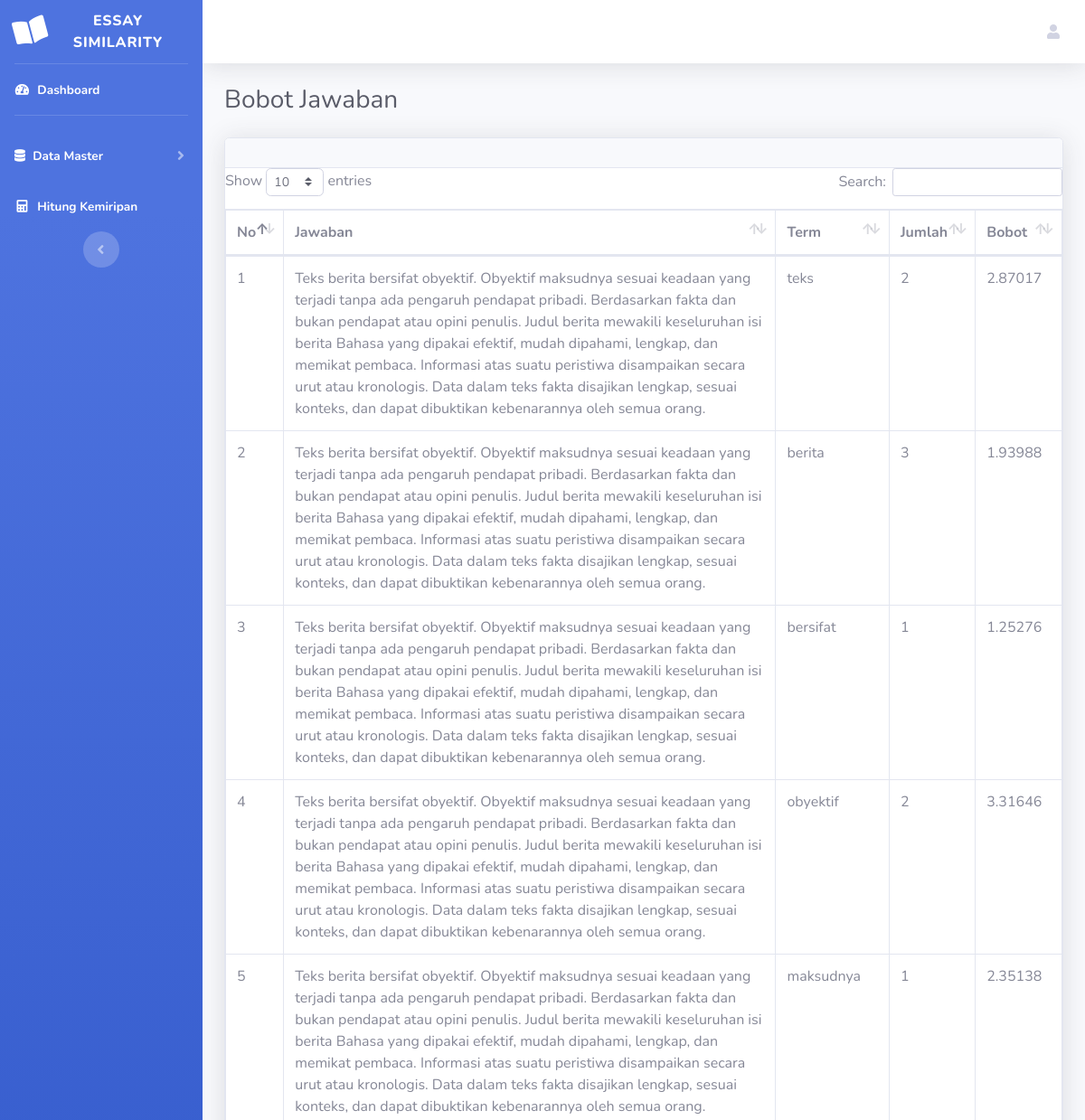
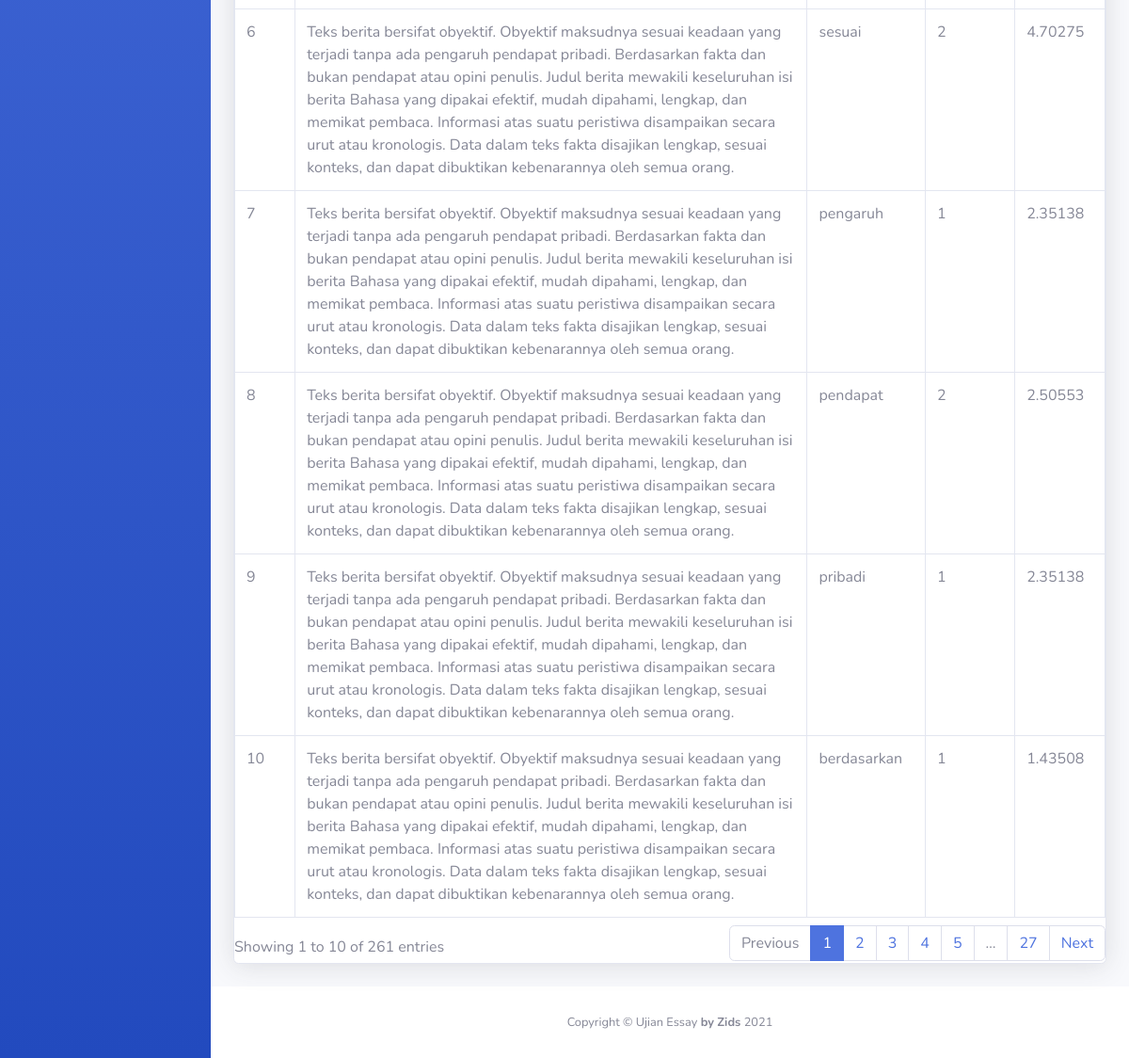
The page /textmining/bobotjawaban.php (signed in) on the database its author committed (2 pictures, top to bottom).
### tables this page shows
CREATE TABLE `tbindex` (
  `Id` int(11) NOT NULL,
  `Term` varchar(50) NOT NULL,
  `id_jawaban` int(11) NOT NULL,
  `jumlah` int(11) NOT NULL,
  `bobot` float NOT NULL
);

CREATE TABLE `jawaban` (
  `id_jawaban` int(10) NOT NULL,
  `jawaban` text NOT NULL,
  `nis` int(10) NOT NULL,
  `id_soal` int(10) NOT NULL
);

### textmining/bobotjawaban.php (the view)
<?php include("../koneksi/koneksi.php") ?>
<?php include("../head.php") ?>
<?php include("../body.php") ?>
<div class="container-fluid">
    <h1 class="h3 mb-4 text-gray-800">Bobot Jawaban</h1>
    <div class="card shadow mb-4">
        <div class="card-header py-3">
        </div>
        <div class="table-responsive">
            <table class="table table-bordered" id="dataTable" width="100%" cellspacing="0">
                <thead>
                    <tr>
                        <th>No</th>
                        <th>Jawaban</th>
                        <th>Term</th>
                        <th>Jumlah</th>
                        <th>Bobot</th>
                    </tr>
                </thead>
                <tbody>
                    <?php
                    $no = 1;
                    $data = mysqli_query($db, "SELECT * FROM tbindex JOIN jawaban ON tbindex.id_jawaban = jawaban.id_jawaban");
                    while ($d = mysqli_fetch_array($data)) {
                    ?>
                        <tr>
                            <td><?= $no++; ?></td>
                            <td><?= $d['jawaban']; ?></td>
                            <td><?= $d['Term']; ?></td>
                            <td><?= $d['jumlah']; ?></td>
                            <td><?= $d['bobot']; ?></td>
                        </tr>
                    <?php } ?>
                </tbody>
            </table>
        </div>
    </div>
</div>
<?php include("../foot.php") ?>

### rows shown on the page
tbindex: id_jawaban.jawaban "Teks berita bersifat obyektif. Obyektif maksudnya sesuai keadaan yang terjadi tanpa ada pengaruh pendapat pribadi. Berdasarkan fakta dan bukan pendapat atau opini penulis. Judul berita mewakili keseluruhan isi berita Bahasa yang dipakai efektif, mudah dipahami, lengkap, dan memikat pembaca. Informasi atas suatu peristiwa disampaikan secara urut atau kronologis. Data dalam teks fakta disajikan lengkap, sesuai konteks, dan dapat dibuktikan kebenarannya oleh semua orang.", Term "teks", jumlah "2", bobot "2.87017"
tbindex: id_jawaban.jawaban "Teks berita bersifat obyektif. Obyektif maksudnya sesuai keadaan yang terjadi tanpa ada pengaruh pendapat pribadi. Berdasarkan fakta dan bukan pendapat atau opini penulis. Judul berita mewakili keseluruhan isi berita Bahasa yang dipakai efektif, mudah dipahami, lengkap, dan memikat pembaca. Informasi atas suatu peristiwa disampaikan secara urut atau kronologis. Data dalam teks fakta disajikan lengkap, sesuai konteks, dan dapat dibuktikan kebenarannya oleh semua orang.", Term "berita", jumlah "3", bobot "1.93988"
tbindex: id_jawaban.jawaban "Teks berita bersifat obyektif. Obyektif maksudnya sesuai keadaan yang terjadi tanpa ada pengaruh pendapat pribadi. Berdasarkan fakta dan bukan pendapat atau opini penulis. Judul berita mewakili keseluruhan isi berita Bahasa yang dipakai efektif, mudah dipahami, lengkap, dan memikat pembaca. Informasi atas suatu peristiwa disampaikan secara urut atau kronologis. Data dalam teks fakta disajikan lengkap, sesuai konteks, dan dapat dibuktikan kebenarannya oleh semua orang.", Term "bersifat", jumlah "1", bobot "1.25276"
tbindex: id_jawaban.jawaban "Teks berita bersifat obyektif. Obyektif maksudnya sesuai keadaan yang terjadi tanpa ada pengaruh pendapat pribadi. Berdasarkan fakta dan bukan pendapat atau opini penulis. Judul berita mewakili keseluruhan isi berita Bahasa yang dipakai efektif, mudah dipahami, lengkap, dan memikat pembaca. Informasi atas suatu peristiwa disampaikan secara urut atau kronologis. Data dalam teks fakta disajikan lengkap, sesuai konteks, dan dapat dibuktikan kebenarannya oleh semua orang.", Term "obyektif", jumlah "2", bobot "3.31646"
tbindex: id_jawaban.jawaban "Teks berita bersifat obyektif. Obyektif maksudnya sesuai keadaan yang terjadi tanpa ada pengaruh pendapat pribadi. Berdasarkan fakta dan bukan pendapat atau opini penulis. Judul berita mewakili keseluruhan isi berita Bahasa yang dipakai efektif, mudah dipahami, lengkap, dan memikat pembaca. Informasi atas suatu peristiwa disampaikan secara urut atau kronologis. Data dalam teks fakta disajikan lengkap, sesuai konteks, dan dapat dibuktikan kebenarannya oleh semua orang.", Term "maksudnya", jumlah "1", bobot "2.35138"
tbindex: id_jawaban.jawaban "Teks berita bersifat obyektif. Obyektif maksudnya sesuai keadaan yang terjadi tanpa ada pengaruh pendapat pribadi. Berdasarkan fakta dan bukan pendapat atau opini penulis. Judul berita mewakili keseluruhan isi berita Bahasa yang dipakai efektif, mudah dipahami, lengkap, dan memikat pembaca. Informasi atas suatu peristiwa disampaikan secara urut atau kronologis. Data dalam teks fakta disajikan lengkap, sesuai konteks, dan dapat dibuktikan kebenarannya oleh semua orang.", Term "sesuai", jumlah "2", bobot "4.70275"
tbindex: id_jawaban.jawaban "Teks berita bersifat obyektif. Obyektif maksudnya sesuai keadaan yang terjadi tanpa ada pengaruh pendapat pribadi. Berdasarkan fakta dan bukan pendapat atau opini penulis. Judul berita mewakili keseluruhan isi berita Bahasa yang dipakai efektif, mudah dipahami, lengkap, dan memikat pembaca. Informasi atas suatu peristiwa disampaikan secara urut atau kronologis. Data dalam teks fakta disajikan lengkap, sesuai konteks, dan dapat dibuktikan kebenarannya oleh semua orang.", Term "pengaruh", jumlah "1", bobot "2.35138"
tbindex: id_jawaban.jawaban "Teks berita bersifat obyektif. Obyektif maksudnya sesuai keadaan yang terjadi tanpa ada pengaruh pendapat pribadi. Berdasarkan fakta dan bukan pendapat atau opini penulis. Judul berita mewakili keseluruhan isi berita Bahasa yang dipakai efektif, mudah dipahami, lengkap, dan memikat pembaca. Informasi atas suatu peristiwa disampaikan secara urut atau kronologis. Data dalam teks fakta disajikan lengkap, sesuai konteks, dan dapat dibuktikan kebenarannya oleh semua orang.", Term "pendapat", jumlah "2", bobot "2.50553"
tbindex: id_jawaban.jawaban "Teks berita bersifat obyektif. Obyektif maksudnya sesuai keadaan yang terjadi tanpa ada pengaruh pendapat pribadi. Berdasarkan fakta dan bukan pendapat atau opini penulis. Judul berita mewakili keseluruhan isi berita Bahasa yang dipakai efektif, mudah dipahami, lengkap, dan memikat pembaca. Informasi atas suatu peristiwa disampaikan secara urut atau kronologis. Data dalam teks fakta disajikan lengkap, sesuai konteks, dan dapat dibuktikan kebenarannya oleh semua orang.", Term "pribadi", jumlah "1", bobot "2.35138"
tbindex: id_jawaban.jawaban "Teks berita bersifat obyektif. Obyektif maksudnya sesuai keadaan yang terjadi tanpa ada pengaruh pendapat pribadi. Berdasarkan fakta dan bukan pendapat atau opini penulis. Judul berita mewakili keseluruhan isi berita Bahasa yang dipakai efektif, mudah dipahami, lengkap, dan memikat pembaca. Informasi atas suatu peristiwa disampaikan secara urut atau kronologis. Data dalam teks fakta disajikan lengkap, sesuai konteks, dan dapat dibuktikan kebenarannya oleh semua orang.", Term "berdasarkan", jumlah "1", bobot "1.43508"
